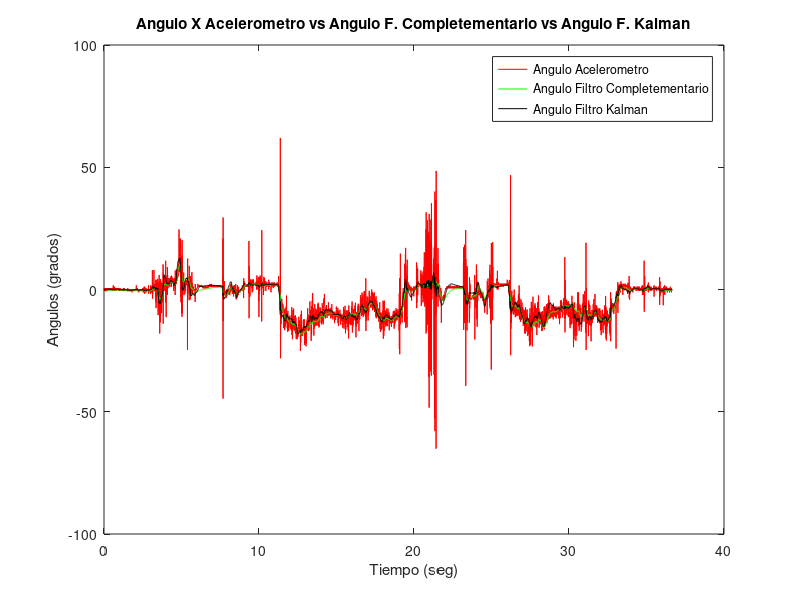
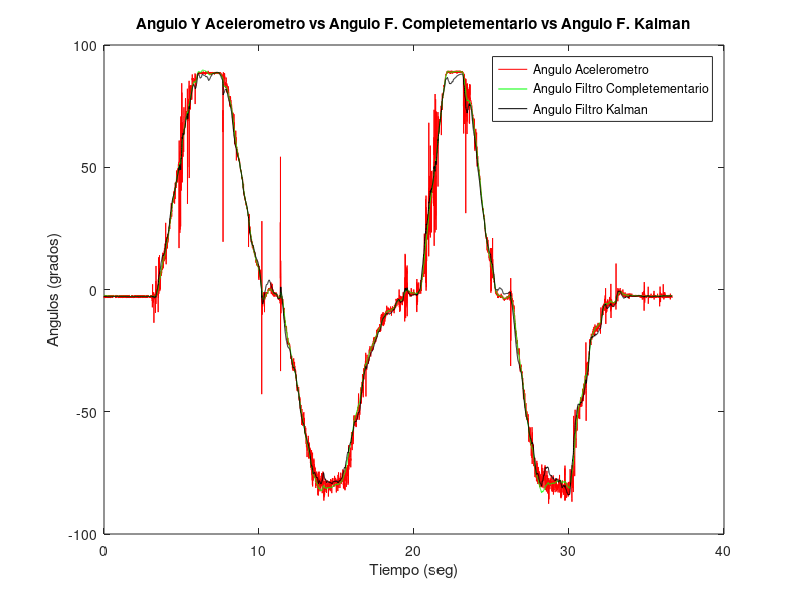

The MATLAB script that drew these images, in order:
[tiempo,AX,AY,AkX,AkY,AcX,AcY] = textread ('2vueltas.txt', "%f %f %f %f %f %f %f");
figure(1)
plot(tiempo,AX,'r',tiempo,AcX,'g',tiempo,AkX,'k')
title("Angulo X Acelerometro vs Angulo F. Completementario vs Angulo F. Kalman")
ylabel("Angulos (grados)")
xlabel("Tiempo (seg)")
legend('Angulo Acelerometro','Angulo Filtro Completementario','Angulo Filtro Kalman')

figure(2)
plot(tiempo,AY,'r',tiempo,AcY,'g',tiempo,AkY,'k')
title("Angulo Y Acelerometro vs Angulo F. Completementario vs Angulo F. Kalman")
ylabel("Angulos (grados)")
xlabel("Tiempo (seg)")
legend('Angulo Acelerometro','Angulo Filtro Completementario','Angulo Filtro Kalman')